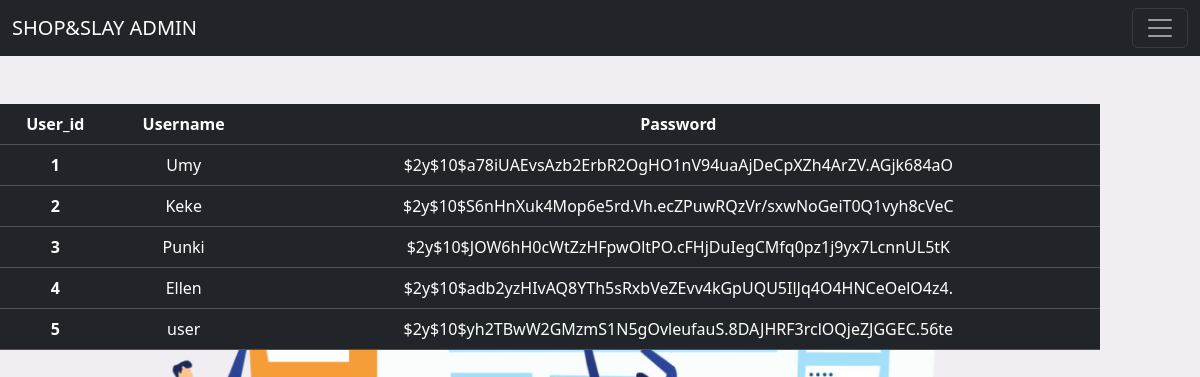
The page /UserTable.php on the database its author committed.
### tables this page shows
CREATE TABLE IF NOT EXISTS `user` (
  `User_id` int NOT NULL AUTO_INCREMENT,
  `Username` text NOT NULL,
  `Email` text NOT NULL,
  `Password` text NOT NULL,
  PRIMARY KEY (`User_id`)
);

### UserTable.php (the view, shortened to what this page needs)
<!DOCTYPE html>
<html lang="en">
<head>
    <link href="https://cdn.jsdelivr.net/npm/bootstrap@5.3.2/dist/css/bootstrap.min.css" rel="stylesheet">
</head>
    <body>
       <?php include 'admin_nav.php'?>
       <div class="row">
    <div class="container my-5 text-center">
        <div class="col-lg-11">
       <table class="table table-dark table-hover">
  <thead>
    <tr>
      <th scope="col">User_id</th>
      <th scope="col">Username</th>
      <th scope="col">Password</th>
    </tr>
  </thead>
  <tbody>
  <?php
$sel_sql = "SELECT * FROM user";
$run_sql = mysqli_query($conn, $sel_sql);
while ($row = mysqli_fetch_assoc($run_sql)) {
    echo'
    <tr>
      <th scope="row">' . $row['User_id'] . '</th>
      <td>' . $row['Username'] . '</td>
      <td>' . $row['Password'] . '</td>
    </tr>';}
    ?>
  </tbody>
</table>
</body>
</html>

### admin_nav.php (shortened to what this page needs)
<header>
<nav class="navbar navbar-dark bg-dark static-top">
  <div class="container-fluid">
    <a class="navbar-brand" href="MyAdmin.html">SHOP&SLAY ADMIN</a>
    <button class="navbar-toggler" type="button" data-bs-toggle="offcanvas" data-bs-target="#offcanvasDarkNavbar" aria-controls="offcanvasDarkNavbar" aria-label="Toggle navigation">
      <span class="navbar-toggler-icon"></span>
    </button>
  </div>
</nav>
      </header>

### UserTable.php (style rules this page uses)
body { background-image: url('R.jpg'); background-size: cover; background-repeat: no-repeat; background-attachment: fixed; background-position: center; }

### rows shown on the page
user: User_id "1", Username "Umy", Password "$2y$10$a78iUAEvsAzb2ErbR2OgHO1nV94uaAjDeCpXZh4ArZV.AGjk684aO"
user: User_id "2", Username "Keke", Password "$2y$10$S6nHnXuk4Mop6e5rd.Vh.ecZPuwRQzVr/sxwNoGeiT0Q1vyh8cVeC"
user: User_id "3", Username "Punki", Password "$2y$10$JOW6hH0cWtZzHFpwOltPO.cFHjDuIegCMfq0pz1j9yx7LcnnUL5tK"
user: User_id "4", Username "Ellen", Password "$2y$10$adb2yzHIvAQ8YTh5sRxbVeZEvv4kGpUQU5IlJq4O4HNCeOelO4z4."
user: User_id "5", Username "user", Password "$2y$10$yh2TBwW2GMzmS1N5gOvleufauS.8DAJHRF3rclOQjeZJGGEC.56te"
